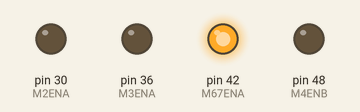
A sketch run on a simulated Arduino Mega 2560, built with avr-gcc and run on an emulated ATmega2560. Parts: output pins drawn as LEDs (lit = HIGH).

Above: at 0.1 s.
At 8.1 s:
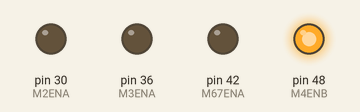
At 29.1 s:
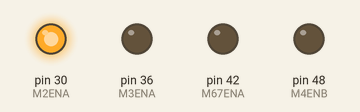
At 99.1 s:
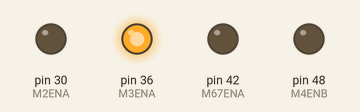
At 111.1 s:
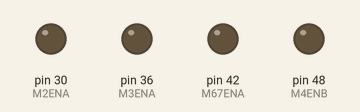
Timing chart, 0 to 112.6 s (numbered marks = the images above):
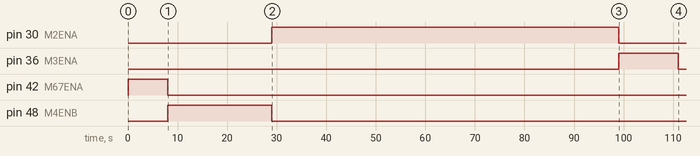

The sketch:

retractation_eolienne.ino
```cpp
#define M4IN3 44
#define M4IN4 46
#define M4ENB 48
#define M67IN1 38
#define M67IN2 40
#define M67ENA 42
#define M3IN1 32
#define M3IN2 34
#define M3ENA 36
#define M2IN1 26
#define M2IN2 28
#define M2ENA 30
void setup() {
    //M67
    digitalWrite(M67IN1, LOW);
    digitalWrite(M67IN2, HIGH);
    analogWrite(M67ENA, 255);
    delay(8000);
    analogWrite(M67ENA, 0);

    //DEPLOIEMENT GRAND MAT
    digitalWrite(M4IN3, LOW);
    digitalWrite(M4IN4, HIGH);
    analogWrite(M4ENB, 255);
    delay(21000);
    analogWrite(M4ENB, 0);

    //TREUIL AVANT
    digitalWrite(M2IN1, HIGH);
    digitalWrite(M2IN2, LOW);
    analogWrite(M2ENA, 255);
    delay(70000);
    analogWrite(M2ENA, 0);

    //VERIN ARRIERE
    digitalWrite(M3IN1, HIGH);
    digitalWrite(M3IN2, LOW);
    analogWrite(M3ENA, 255);
    delay(12000);
    analogWrite(M3ENA, 0);
    //TREUIL PHOQUE
}

void loop() {

}
```
